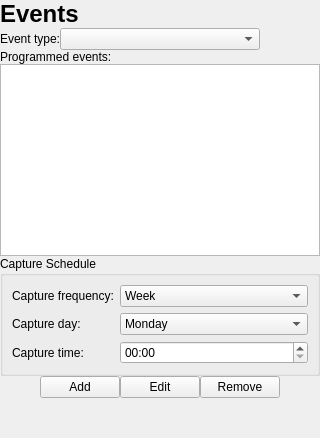
      <widget class="QWidget" name="pageEvents">
       <layout class="QVBoxLayout" name="eventsLayout">
        <property name="spacing">
         <number>0</number>
        </property>
        <property name="leftMargin">
         <number>0</number>
        </property>
        <property name="topMargin">
         <number>0</number>
        </property>
        <property name="rightMargin">
         <number>0</number>
        </property>
        <property name="bottomMargin">
         <number>0</number>
        </property>
        <item>
         <widget class="QLabel" name="eventsTitle">
          <property name="font">
           <font>
            <pointsize>18</pointsize>
            <bold>true</bold>
           </font>
          </property>
          <property name="text">
           <string>Events</string>
          </property>
         </widget>
        </item>
        <item>
         <layout class="QHBoxLayout" name="eventTypeLayout">
          <item>
           <widget class="QLabel" name="labelEventType">
            <property name="text">
             <string>Event type:</string>
            </property>
           </widget>
          </item>
          <item>
           <widget class="QComboBox" name="eventType">
            <property name="minimumSize">
             <size>
              <width>200</width>
              <height>0</height>
             </size>
            </property>
           </widget>
          </item>
          <item>
           <spacer name="eventTypeSpacer">
            <property name="orientation">
             <enum>Qt::Orientation::Horizontal</enum>
            </property>
            <property name="sizeHint" stdset="0">
             <size>
              <width>40</width>
              <height>20</height>
             </size>
            </property>
           </spacer>
          </item>
         </layout>
        </item>
        <item>
         <widget class="QLabel" name="labelProgrammedEvents">
          <property name="text">
           <string>Programmed events:</string>
          </property>
         </widget>
        </item>
        <item>
         <widget class="QListWidget" name="programmedEventList">
          <property name="minimumSize">
           <size>
            <width>0</width>
            <height>120</height>
           </size>
          </property>
         </widget>
        </item>
        <item>
         <layout class="QHBoxLayout" name="eventCaptureLayout">
          <item>
           <widget class="QGroupBox" name="eventCaptureGroup">
            <property name="title">
             <string>Capture Schedule</string>
            </property>
            <layout class="QFormLayout" name="eventCaptureForm">
             <item row="0" column="0">
              <widget class="QLabel" name="labelCaptureFreq">
               <property name="text">
                <string>Capture frequency:</string>
               </property>
              </widget>
             </item>
             <item row="0" column="1">
              <widget class="QComboBox" name="captureFrequency">
               <item>
                <property name="text">
                 <string>Week</string>
                </property>
               </item>
               <item>
                <property name="text">
                 <string>Month</string>
                </property>
               </item>
              </widget>
             </item>
             <item row="1" column="0">
              <widget class="QLabel" name="labelCaptureDay">
               <property name="text">
                <string>Capture day:</string>
               </property>
              </widget>
             </item>
             <item row="1" column="1">
              <widget class="QComboBox" name="captureDay">
               <item>
                <property name="text">
                 <string>Monday</string>
                </property>
               </item>
               <item>
                <property name="text">
                 <string>Tuesday</string>
                </property>
               </item>
               <item>
                <property name="text">
                 <string>Wednesday</string>
                </property>
               </item>
               <item>
                <property name="text">
                 <string>Thursday</string>
                </property>
               </item>
               <item>
                <property name="text">
                 <string>Friday</string>
                </property>
               </item>
               <item>
                <property name="text">
                 <string>Saturday</string>
                </property>
               </item>
               <item>
                <property name="text">
                 <string>Sunday</string>
                </property>
               </item>
              </widget>
             </item>
             <item row="2" column="0">
              <widget class="QLabel" name="labelCaptureTime">
               <property name="text">
                <string>Capture time:</string>
               </property>
              </widget>
             </item>
             <item row="2" column="1">
              <widget class="QTimeEdit" name="captureTime">
               <property name="displayFormat">
                <string>HH:mm</string>
               </property>
              </widget>
             </item>
            </layout>
           </widget>
          </item>
         </layout>
        </item>
        <item>
         <layout class="QHBoxLayout" name="eventButtonsLayout">
          <item>
           <spacer name="eventBtnSpacer1">
            <property name="orientation">
             <enum>Qt::Orientation::Horizontal</enum>
            </property>
            <property name="sizeHint" stdset="0">
             <size>
              <width>40</width>
              <height>20</height>
             </size>
            </property>
           </spacer>
          </item>
          <item>
           <widget class="QPushButton" name="eventAddBtn">
            <property name="text">
             <string>Add</string>
            </property>
           </widget>
          </item>
          <item>
           <widget class="QPushButton" name="eventEditBtn">
            <property name="text">
             <string>Edit</string>
            </property>
           </widget>
          </item>
          <item>
           <widget class="QPushButton" name="eventRemoveBtn">
            <property name="text">
             <string>Remove</string>
            </property>
           </widget>
          </item>
          <item>
           <spacer name="eventBtnSpacer2">
            <property name="orientation">
             <enum>Qt::Orientation::Horizontal</enum>
            </property>
            <property name="sizeHint" stdset="0">
             <size>
              <width>40</width>
              <height>20</height>
             </size>
            </property>
           </spacer>
          </item>
         </layout>
        </item>
        <item>
         <spacer name="eventsSpacer">
          <property name="orientation">
           <enum>Qt::Orientation::Vertical</enum>
          </property>
          <property name="sizeHint" stdset="0">
           <size>
            <width>20</width>
            <height>40</height>
           </size>
          </property>
         </spacer>
        </item>
       </layout>
      </widget>
